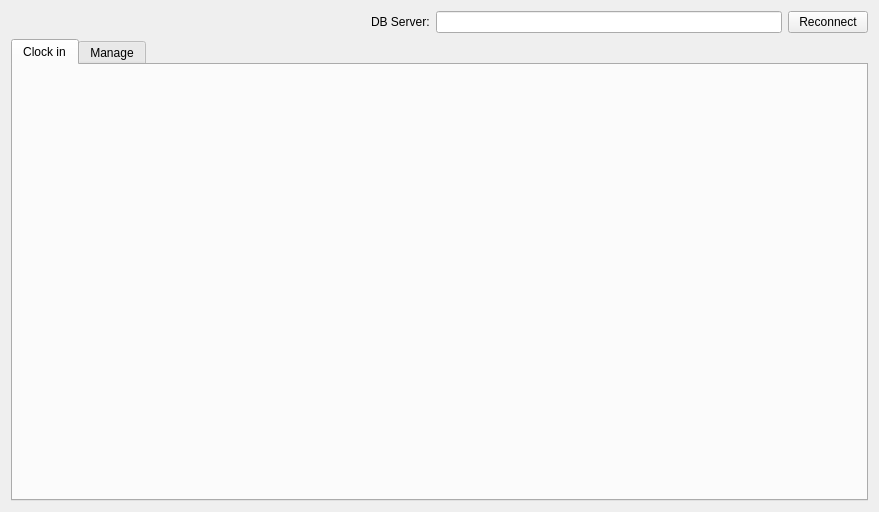
<?xml version="1.0" encoding="UTF-8"?>
<ui version="4.0">
 <class>MainWidget</class>
 <widget class="QWidget" name="MainWidget">
  <property name="geometry">
   <rect>
    <x>0</x>
    <y>0</y>
    <width>879</width>
    <height>512</height>
   </rect>
  </property>
  <property name="windowTitle">
   <string>MainWidget</string>
  </property>
  <layout class="QVBoxLayout" name="verticalLayout">
   <item>
    <layout class="QHBoxLayout" name="horizontalLayout">
     <item>
      <widget class="QLabel" name="label">
       <property name="pixmap">
        <pixmap resource="res.qrc">:/pic/title.png</pixmap>
       </property>
      </widget>
     </item>
     <item>
      <spacer name="spacer">
       <property name="orientation">
        <enum>Qt::Horizontal</enum>
       </property>
       <property name="sizeHint" stdset="0">
        <size>
         <width>0</width>
         <height>0</height>
        </size>
       </property>
      </spacer>
     </item>
     <item>
      <widget class="QLabel" name="label_2">
       <property name="text">
        <string>DB Server:</string>
       </property>
      </widget>
     </item>
     <item>
      <widget class="QLineEdit" name="lineEdit"/>
     </item>
     <item>
      <widget class="QPushButton" name="reconnectBtn">
       <property name="text">
        <string>Reconnect</string>
       </property>
      </widget>
     </item>
    </layout>
   </item>
   <item>
    <widget class="QTabWidget" name="tabWidget">
     <property name="currentIndex">
      <number>0</number>
     </property>
     <widget class="ClockInWidget" name="clockInPage">
      <attribute name="title">
       <string>Clock in</string>
      </attribute>
     </widget>
     <widget class="ManageWidget" name="manPage">
      <attribute name="title">
       <string>Manage</string>
      </attribute>
     </widget>
    </widget>
   </item>
  </layout>
 </widget>
 <layoutdefault spacing="6" margin="11"/>
 <customwidgets>
  <customwidget>
   <class>ClockInWidget</class>
   <extends>QWidget</extends>
   <header>ClockInWidget.h</header>
   <container>1</container>
  </customwidget>
  <customwidget>
   <class>ManageWidget</class>
   <extends>QWidget</extends>
   <header>ManageWidget.h</header>
   <container>1</container>
  </customwidget>
 </customwidgets>
 <resources>
  <include location="res.qrc"/>
 </resources>
 <connections/>
</ui>
